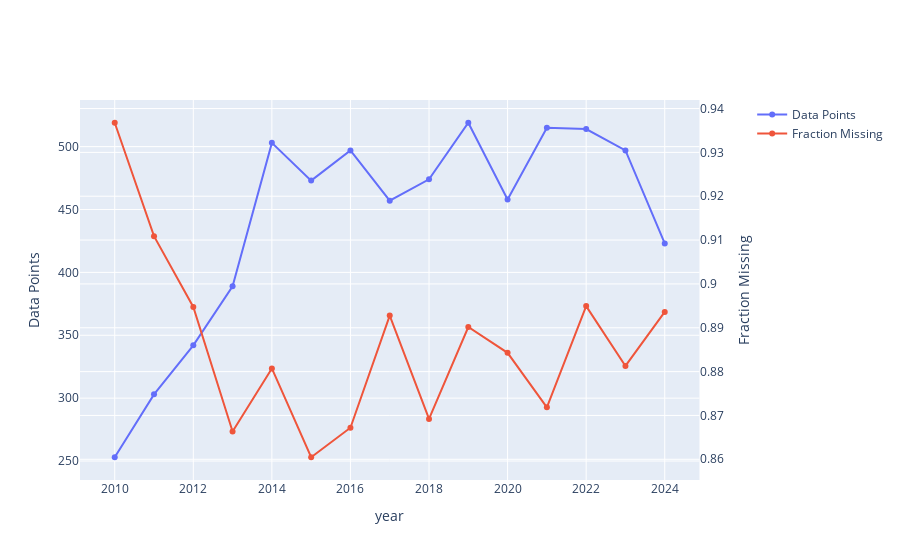

The cell this chart's notebook holds for it:
### Markdown cell above
## By Year

### Code cell
import plotly.graph_objects as go
from plotly.subplots import make_subplots

df_missing_by_year = pd.merge(
    df.groupby('year', as_index=False).size().rename(columns={'size': 'Data Points'}),
    df.dropna().groupby('year', as_index=False).size().rename(columns={'size': 'Non-Null'}),
    on='year'
)

df_missing_by_year['Fraction Missing'] = 1 - (df_missing_by_year['Non-Null'] / df_missing_by_year['Data Points'])

# Create figure with secondary y-axis
fig = make_subplots(specs=[[{"secondary_y": True}]])

# Add traces
fig.add_trace(
    go.Scatter(
        x=df_missing_by_year['year'],
        y=df_missing_by_year['Data Points'],
        name='Data Points',
        mode='lines+markers'
    ),
    secondary_y=False,
)

# Add traces
fig.add_trace(
    go.Scatter(
        x=df_missing_by_year['year'],
        y=df_missing_by_year['Fraction Missing'],
        name='Fraction Missing',
        mode='lines+markers'
    ),
    secondary_y=True,
)

# Set x-axis title
fig.update_xaxes(title_text="year")

# Set y-axes titles
fig.update_yaxes(title_text="Data Points", secondary_y=False)
fig.update_yaxes(title_text="Fraction Missing", secondary_y=True)

fig.show()

### Figure 1 — Plotly figure (JSON) as saved in the notebook; plotly's stock layout.template omitted (floating-point values rounded to 4 significant figures)
{"data": [{"mode": "lines+markers", "name": "Data Points", "type": "scatter", "x": [2010, 2011, 2012, 2013, 2014, 2015, 2016, 2017, 2018, 2019, 2020, 2021, 2022, 2023, 2024], "xaxis": "x", "y": [253, 303, 342, 389, 503, 473, 497, 457, 474, 519, 458, 515, 514, 497, 423], "yaxis": "y"}, {"mode": "lines+markers", "name": "Fraction Missing", "type": "scatter", "x": [2010, 2011, 2012, 2013, 2014, 2015, 2016, 2017, 2018, 2019, 2020, 2021, 2022, 2023, 2024], "xaxis": "x", "y": [0.9368, 0.9109, 0.8947, 0.8663, 0.8807, 0.8605, 0.8672, 0.8928, 0.8692, 0.8902, 0.8843, 0.8718, 0.8949, 0.8813, 0.8936], "yaxis": "y2"}], "layout": {"xaxis": {"anchor": "y", "domain": [0, 0.94], "title": {"text": "year"}}, "yaxis": {"anchor": "x", "domain": [0, 1], "title": {"text": "Data Points"}}, "yaxis2": {"anchor": "x", "overlaying": "y", "side": "right", "title": {"text": "Fraction Missing"}}}}
